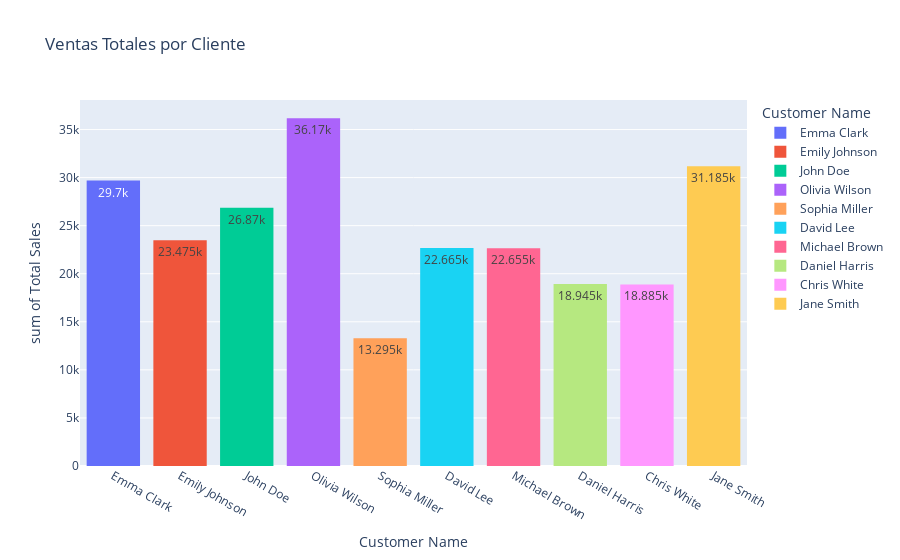

Notebook code for this chart:
### Code cell
## ventas totales por cliente
fig = px.histogram(df, x='Customer Name', color='Customer Name', y='Total Sales',
                    title='Ventas Totales por Cliente', text_auto=True, 
                    color_discrete_sequence=px.colors.qualitative.Plotly)
fig.show()

### Figure 1 — Plotly figure (JSON) as saved in the notebook; plotly's stock layout.template omitted (floating-point values rounded to 4 significant figures)
{"data": [{"bingroup": "x", "histfunc": "sum", "hovertemplate": "Customer Name=%{x}<br>sum of Total Sales=%{y}<extra></extra>", "legendgroup": "Emma Clark", "marker": {"color": "#636EFA", "pattern": {"shape": ""}}, "name": "Emma Clark", "orientation": "v", "showlegend": true, "texttemplate": "%{value}", "type": "histogram", "x": ["Emma Clark", "Emma Clark", "Emma Clark", "Emma Clark", "Emma Clark", "Emma Clark", "Emma Clark", "Emma Clark", "Emma Clark", "Emma Clark", "Emma Clark", "Emma Clark", "Emma Clark", "Emma Clark", "Emma Clark", "Emma Clark", "Emma Clark", "Emma Clark", "Emma Clark", "Emma Clark", "Emma Clark", "Emma Clark", "Emma Clark", "Emma Clark", "Emma Clark", "Emma Clark", "Emma Clark", "Emma Clark", "Emma Clark", "Emma Clark", "Emma Clark", "Emma Clark"], "xaxis": "x", "y": [180, 450, 600, 20, 15, 2400, 2000, 15, 300, 2500, 45, 300, 2400, 300, 300, 3200, 60, 3200, 15, 60, 300, 800, 100, 600, 3000, 80, 60, 120, 500, 180, 3600, 2000], "yaxis": "y"}, {"bingroup": "x", "histfunc": "sum", "hovertemplate": "Customer Name=%{x}<br>sum of Total Sales=%{y}<extra></extra>", "legendgroup": "Emily Johnson", "marker": {"color": "#EF553B", "pattern": {"shape": ""}}, "name": "Emily Johnson", "orientation": "v", "showlegend": true, "texttemplate": "%{value}", "type": "histogram", "x": ["Emily Johnson", "Emily Johnson", "Emily Johnson", "Emily Johnson", "Emily Johnson", "Emily Johnson", "Emily Johnson", "Emily Johnson", "Emily Johnson", "Emily Johnson", "Emily Johnson", "Emily Johnson", "Emily Johnson", "Emily Johnson", "Emily Johnson", "Emily Johnson", "Emily Johnson", "Emily Johnson", "Emily Johnson", "Emily Johnson", "Emily Johnson", "Emily Johnson"], "xaxis": "x", "y": [400, 500, 1800, 150, 240, 4800, 15, 2500, 120, 750, 4000, 500, 300, 200, 800, 400, 100, 1500, 750, 1200, 450, 2000], "yaxis": "y"}, {"bingroup": "x", "histfunc": "sum", "hovertemplate": "Customer Name=%{x}<br>sum of Total Sales=%{y}<extra></extra>", "legendgroup": "John Doe", "marker": {"color": "#00CC96", "pattern": {"shape": ""}}, "name": "John Doe", "orientation": "v", "showlegend": true, "texttemplate": "%{value}", "type": "histogram", "x": ["John Doe", "John Doe", "John Doe", "John Doe", "John Doe", "John Doe", "John Doe", "John Doe", "John Doe", "John Doe", "John Doe", "John Doe", "John Doe", "John Doe", "John Doe", "John Doe", "John Doe", "John Doe", "John Doe", "John Doe", "John Doe", "John Doe", "John Doe", "John Doe", "John Doe", "John Doe"], "xaxis": "x", "y": [120, 20, 600, 1200, 500, 120, 2400, 750, 75, 500, 500, 2400, 750, 1000, 150, 200, 2400, 2400, 15, 160, 160, 3600, 600, 3600, 2500, 150], "yaxis": "y"}, {"bingroup": "x", "histfunc": "sum", "hovertemplate": "Customer Name=%{x}<br>sum of Total Sales=%{y}<extra></extra>", "legendgroup": "Olivia Wilson", "marker": {"color": "#AB63FA", "pattern": {"shape": ""}}, "name": "Olivia Wilson", "orientation": "v", "showlegend": true, "texttemplate": "%{value}", "type": "histogram", "x": ["Olivia Wilson", "Olivia Wilson", "Olivia Wilson", "Olivia Wilson", "Olivia Wilson", "Olivia Wilson", "Olivia Wilson", "Olivia Wilson", "Olivia Wilson", "Olivia Wilson", "Olivia Wilson", "Olivia Wilson", "Olivia Wilson", "Olivia Wilson", "Olivia Wilson", "Olivia Wilson", "Olivia Wilson", "Olivia Wilson", "Olivia Wilson", "Olivia Wilson", "Olivia Wilson", "Olivia Wilson", "Olivia Wilson", "Olivia Wilson", "Olivia Wilson", "Olivia Wilson", "Olivia Wilson", "Olivia Wilson", "Olivia Wilson"], "xaxis": "x", "y": [180, 180, 400, 4800, 600, 15, 2400, 1600, 4000, 100, 1000, 75, 60, 120, 2500, 180, 6000, 1000, 20, 300, 600, 1800, 1000, 2400, 1200, 40, 1500, 100, 2000], "yaxis": "y"}, {"bingroup": "x", "histfunc": "sum", "hovertemplate": "Customer Name=%{x}<br>sum of Total Sales=%{y}<extra></extra>", "legendgroup": "Sophia Miller", "marker": {"color": "#FFA15A", "pattern": {"shape": ""}}, "name": "Sophia Miller", "orientation": "v", "showlegend": true, "texttemplate": "%{value}", "type": "histogram", "x": ["Sophia Miller", "Sophia Miller", "Sophia Miller", "Sophia Miller", "Sophia Miller", "Sophia Miller", "Sophia Miller", "Sophia Miller", "Sophia Miller", "Sophia Miller", "Sophia Miller", "Sophia Miller", "Sophia Miller", "Sophia Miller", "Sophia Miller", "Sophia Miller"], "xaxis": "x", "y": [500, 60, 75, 500, 2400, 80, 240, 450, 1500, 750, 4800, 1500, 60, 300, 40, 40], "yaxis": "y"}, {"bingroup": "x", "histfunc": "sum", "hovertemplate": "Customer Name=%{x}<br>sum of Total Sales=%{y}<extra></extra>", "legendgroup": "David Lee", "marker": {"color": "#19D3F3", "pattern": {"shape": ""}}, "name": "David Lee", "orientation": "v", "showlegend": true, "texttemplate": "%{value}", "type": "histogram", "x": ["David Lee", "David Lee", "David Lee", "David Lee", "David Lee", "David Lee", "David Lee", "David Lee", "David Lee", "David Lee", "David Lee", "David Lee", "David Lee", "David Lee", "David Lee", "David Lee", "David Lee", "David Lee", "David Lee", "David Lee", "David Lee", "David Lee", "David Lee", "David Lee", "David Lee", "David Lee"], "xaxis": "x", "y": [30, 120, 450, 100, 4800, 6000, 1000, 1200, 75, 750, 2500, 40, 15, 15, 300, 200, 75, 3600, 120, 75, 200, 500, 300, 80, 60, 60], "yaxis": "y"}, {"bingroup": "x", "histfunc": "sum", "hovertemplate": "Customer Name=%{x}<br>sum of Total Sales=%{y}<extra></extra>", "legendgroup": "Michael Brown", "marker": {"color": "#FF6692", "pattern": {"shape": ""}}, "name": "Michael Brown", "orientation": "v", "showlegend": true, "texttemplate": "%{value}", "type": "histogram", "x": ["Michael Brown", "Michael Brown", "Michael Brown", "Michael Brown", "Michael Brown", "Michael Brown", "Michael Brown", "Michael Brown", "Michael Brown", "Michael Brown", "Michael Brown", "Michael Brown", "Michael Brown", "Michael Brown", "Michael Brown", "Michael Brown", "Michael Brown", "Michael Brown", "Michael Brown", "Michael Brown", "Michael Brown", "Michael Brown", "Michael Brown", "Michael Brown"], "xaxis": "x", "y": [160, 1800, 1000, 2000, 300, 300, 300, 2500, 3000, 40, 200, 1600, 80, 300, 180, 750, 4000, 15, 2400, 120, 60, 450, 300, 800], "yaxis": "y"}, {"bingroup": "x", "histfunc": "sum", "hovertemplate": "Customer Name=%{x}<br>sum of Total Sales=%{y}<extra></extra>", "legendgroup": "Daniel Harris", "marker": {"color": "#B6E880", "pattern": {"shape": ""}}, "name": "Daniel Harris", "orientation": "v", "showlegend": true, "texttemplate": "%{value}", "type": "histogram", "x": ["Daniel Harris", "Daniel Harris", "Daniel Harris", "Daniel Harris", "Daniel Harris", "Daniel Harris", "Daniel Harris", "Daniel Harris", "Daniel Harris", "Daniel Harris", "Daniel Harris", "Daniel Harris", "Daniel Harris", "Daniel Harris", "Daniel Harris", "Daniel Harris", "Daniel Harris", "Daniel Harris", "Daniel Harris", "Daniel Harris", "Daniel Harris", "Daniel Harris", "Daniel Harris"], "xaxis": "x", "y": [1600, 20, 3600, 300, 2400, 200, 200, 3200, 200, 200, 20, 80, 2400, 60, 300, 75, 500, 1000, 200, 400, 1200, 750, 40], "yaxis": "y"}, {"bingroup": "x", "histfunc": "sum", "hovertemplate": "Customer Name=%{x}<br>sum of Total Sales=%{y}<extra></extra>", "legendgroup": "Chris White", "marker": {"color": "#FF97FF", "pattern": {"shape": ""}}, "name": "Chris White", "orientation": "v", "showlegend": true, "texttemplate": "%{value}", "type": "histogram", "x": ["Chris White", "Chris White", "Chris White", "Chris White", "Chris White", "Chris White", "Chris White", "Chris White", "Chris White", "Chris White", "Chris White", "Chris White", "Chris White", "Chris White", "Chris White", "Chris White", "Chris White", "Chris White", "Chris White", "Chris White", "Chris White", "Chris White"], "xaxis": "x", "y": [300, 3600, 150, 40, 300, 2400, 600, 300, 1000, 45, 2400, 120, 2400, 20, 1500, 30, 80, 1200, 240, 2000, 120, 40], "yaxis": "y"}, {"bingroup": "x", "histfunc": "sum", "hovertemplate": "Customer Name=%{x}<br>sum of Total Sales=%{y}<extra></extra>", "legendgroup": "Jane Smith", "marker": {"color": "#FECB52", "pattern": {"shape": ""}}, "name": "Jane Smith", "orientation": "v", "showlegend": true, "texttemplate": "%{value}", "type": "histogram", "x": ["Jane Smith", "Jane Smith", "Jane Smith", "Jane Smith", "Jane Smith", "Jane Smith", "Jane Smith", "Jane Smith", "Jane Smith", "Jane Smith", "Jane Smith", "Jane Smith", "Jane Smith", "Jane Smith", "Jane Smith", "Jane Smith", "Jane Smith", "Jane Smith", "Jane Smith", "Jane Smith", "Jane Smith", "Jane Smith", "Jane Smith", "Jane Smith", "Jane Smith", "Jane Smith", "Jane Smith", "Jane Smith", "Jane Smith", "Jane Smith"], "xaxis": "x", "y": [100, 100, 15, 300, 80, 100, 500, 500, 75, 1200, 4800, 600, 1500, 750, 450, 60, 200, 40, 2400, 300, 2400, 2400, 3200, 300, 2400, 800, 1200, 400, 4000, 15], "yaxis": "y"}], "layout": {"barmode": "relative", "legend": {"title": {"text": "Customer Name"}, "tracegroupgap": 0}, "title": {"text": "Ventas Totales por Cliente"}, "xaxis": {"anchor": "y", "categoryarray": ["Emma Clark", "Emily Johnson", "John Doe", "Olivia Wilson", "Sophia Miller", "David Lee", "Michael Brown", "Daniel Harris", "Chris White", "Jane Smith"], "categoryorder": "array", "domain": [0, 1], "title": {"text": "Customer Name"}}, "yaxis": {"anchor": "x", "domain": [0, 1], "title": {"text": "sum of Total Sales"}}}}
